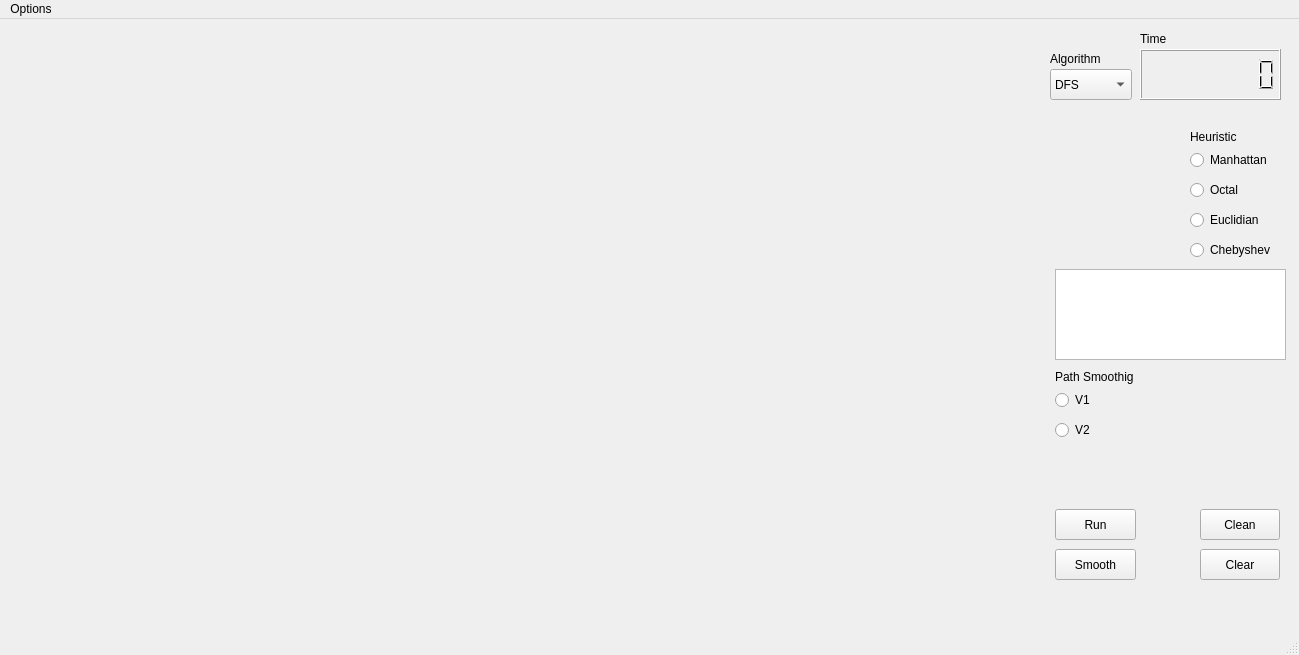
<?xml version="1.0" encoding="UTF-8"?>
<ui version="4.0">
 <class>MainWindow</class>
 <widget class="QMainWindow" name="MainWindow">
  <property name="geometry">
   <rect>
    <x>0</x>
    <y>0</y>
    <width>1299</width>
    <height>655</height>
   </rect>
  </property>
  <property name="windowTitle">
   <string>Grid Search Visualizer</string>
  </property>
  <widget class="QWidget" name="centralwidget">
   <widget class="QPushButton" name="RunButton">
    <property name="geometry">
     <rect>
      <x>1055</x>
      <y>490</y>
      <width>81</width>
      <height>31</height>
     </rect>
    </property>
    <property name="text">
     <string>Run</string>
    </property>
   </widget>
   <widget class="QLabel" name="timeLabel">
    <property name="geometry">
     <rect>
      <x>1140</x>
      <y>10</y>
      <width>63</width>
      <height>20</height>
     </rect>
    </property>
    <property name="text">
     <string>Time</string>
    </property>
   </widget>
   <widget class="QComboBox" name="AlgcomboBox">
    <property name="geometry">
     <rect>
      <x>1050</x>
      <y>50</y>
      <width>82</width>
      <height>31</height>
     </rect>
    </property>
    <item>
     <property name="text">
      <string>DFS</string>
     </property>
    </item>
    <item>
     <property name="text">
      <string>BFS</string>
     </property>
    </item>
    <item>
     <property name="text">
      <string>Dijkstra</string>
     </property>
    </item>
    <item>
     <property name="text">
      <string>A*</string>
     </property>
    </item>
    <item>
     <property name="text">
      <string>GBFS</string>
     </property>
    </item>
   </widget>
   <widget class="QLabel" name="algLabel">
    <property name="geometry">
     <rect>
      <x>1050</x>
      <y>30</y>
      <width>91</width>
      <height>20</height>
     </rect>
    </property>
    <property name="text">
     <string>Algorithm</string>
    </property>
   </widget>
   <widget class="QLCDNumber" name="lcdNumber">
    <property name="geometry">
     <rect>
      <x>1140</x>
      <y>30</y>
      <width>141</width>
      <height>51</height>
     </rect>
    </property>
    <property name="digitCount">
     <number>8</number>
    </property>
    <property name="intValue" stdset="0">
     <number>0</number>
    </property>
   </widget>
   <widget class="QPushButton" name="CleanButton">
    <property name="geometry">
     <rect>
      <x>1200</x>
      <y>490</y>
      <width>80</width>
      <height>31</height>
     </rect>
    </property>
    <property name="text">
     <string>Clean</string>
    </property>
   </widget>
   <widget class="QPushButton" name="ClearButton">
    <property name="geometry">
     <rect>
      <x>1200</x>
      <y>530</y>
      <width>80</width>
      <height>31</height>
     </rect>
    </property>
    <property name="text">
     <string>Clear</string>
    </property>
   </widget>
   <widget class="QRadioButton" name="radioButton">
    <property name="geometry">
     <rect>
      <x>1190</x>
      <y>130</y>
      <width>91</width>
      <height>22</height>
     </rect>
    </property>
    <property name="text">
     <string>Manhattan</string>
    </property>
    <attribute name="buttonGroup">
     <string notr="true">heuristicRadioButtons</string>
    </attribute>
   </widget>
   <widget class="QRadioButton" name="radioButton_2">
    <property name="geometry">
     <rect>
      <x>1190</x>
      <y>160</y>
      <width>91</width>
      <height>22</height>
     </rect>
    </property>
    <property name="text">
     <string>Octal</string>
    </property>
    <attribute name="buttonGroup">
     <string notr="true">heuristicRadioButtons</string>
    </attribute>
   </widget>
   <widget class="QRadioButton" name="radioButton_3">
    <property name="geometry">
     <rect>
      <x>1190</x>
      <y>190</y>
      <width>91</width>
      <height>22</height>
     </rect>
    </property>
    <property name="text">
     <string>Euclidian</string>
    </property>
    <attribute name="buttonGroup">
     <string notr="true">heuristicRadioButtons</string>
    </attribute>
   </widget>
   <widget class="QRadioButton" name="radioButton_4">
    <property name="geometry">
     <rect>
      <x>1190</x>
      <y>220</y>
      <width>91</width>
      <height>22</height>
     </rect>
    </property>
    <property name="text">
     <string>Chebyshev</string>
    </property>
    <attribute name="buttonGroup">
     <string notr="true">heuristicRadioButtons</string>
    </attribute>
   </widget>
   <widget class="QLabel" name="heurLabel">
    <property name="geometry">
     <rect>
      <x>1190</x>
      <y>110</y>
      <width>61</width>
      <height>16</height>
     </rect>
    </property>
    <property name="text">
     <string>Heuristic</string>
    </property>
   </widget>
   <widget class="QLabel" name="InfoLabel">
    <property name="geometry">
     <rect>
      <x>20</x>
      <y>540</y>
      <width>661</width>
      <height>51</height>
     </rect>
    </property>
    <property name="text">
     <string>&lt;html&gt;&lt;head/&gt;&lt;body&gt;&lt;p&gt;&lt;br/&gt;&lt;/p&gt;&lt;/body&gt;&lt;/html&gt;</string>
    </property>
   </widget>
   <widget class="QTextBrowser" name="textBrowser">
    <property name="geometry">
     <rect>
      <x>1055</x>
      <y>250</y>
      <width>231</width>
      <height>91</height>
     </rect>
    </property>
   </widget>
   <widget class="QLabel" name="label">
    <property name="geometry">
     <rect>
      <x>1055</x>
      <y>350</y>
      <width>91</width>
      <height>16</height>
     </rect>
    </property>
    <property name="text">
     <string>Path Smoothig</string>
    </property>
   </widget>
   <widget class="QRadioButton" name="smoothingV1But">
    <property name="geometry">
     <rect>
      <x>1055</x>
      <y>370</y>
      <width>91</width>
      <height>22</height>
     </rect>
    </property>
    <property name="text">
     <string>V1</string>
    </property>
    <attribute name="buttonGroup">
     <string notr="true">pathSmoothingRadioButtons</string>
    </attribute>
   </widget>
   <widget class="QRadioButton" name="smoothingV2But">
    <property name="geometry">
     <rect>
      <x>1055</x>
      <y>400</y>
      <width>91</width>
      <height>22</height>
     </rect>
    </property>
    <property name="text">
     <string>V2</string>
    </property>
    <attribute name="buttonGroup">
     <string notr="true">pathSmoothingRadioButtons</string>
    </attribute>
   </widget>
   <widget class="QPushButton" name="smoothButton">
    <property name="geometry">
     <rect>
      <x>1055</x>
      <y>530</y>
      <width>81</width>
      <height>31</height>
     </rect>
    </property>
    <property name="text">
     <string>Smooth</string>
    </property>
   </widget>
  </widget>
  <widget class="QMenuBar" name="menubar">
   <property name="geometry">
    <rect>
     <x>0</x>
     <y>0</y>
     <width>1299</width>
     <height>21</height>
    </rect>
   </property>
   <widget class="QMenu" name="menuOptions">
    <property name="title">
     <string>Options</string>
    </property>
    <widget class="QMenu" name="menuSet_Grid_Size">
     <property name="title">
      <string>Set Grid Size</string>
     </property>
     <addaction name="action32x16"/>
     <addaction name="action64x32"/>
     <addaction name="action128x64"/>
    </widget>
    <widget class="QMenu" name="menuNeighbours_Configuration">
     <property name="title">
      <string>Neighbours Configuration</string>
     </property>
     <addaction name="action4_Neighbours"/>
     <addaction name="action8_Neighbours"/>
    </widget>
    <addaction name="menuSet_Grid_Size"/>
    <addaction name="menuNeighbours_Configuration"/>
   </widget>
   <addaction name="menuOptions"/>
  </widget>
  <widget class="QStatusBar" name="statusbar"/>
  <action name="action32x16">
   <property name="text">
    <string>32x16</string>
   </property>
  </action>
  <action name="action64x32">
   <property name="text">
    <string>64x32</string>
   </property>
  </action>
  <action name="action4_Neighbours">
   <property name="text">
    <string>4 Neighbours</string>
   </property>
  </action>
  <action name="action8_Neighbours">
   <property name="text">
    <string>8 Neigbours</string>
   </property>
  </action>
  <action name="action128x64">
   <property name="text">
    <string>128x64</string>
   </property>
  </action>
 </widget>
 <resources/>
 <connections/>
 <buttongroups>
  <buttongroup name="heuristicRadioButtons"/>
  <buttongroup name="pathSmoothingRadioButtons"/>
 </buttongroups>
</ui>
